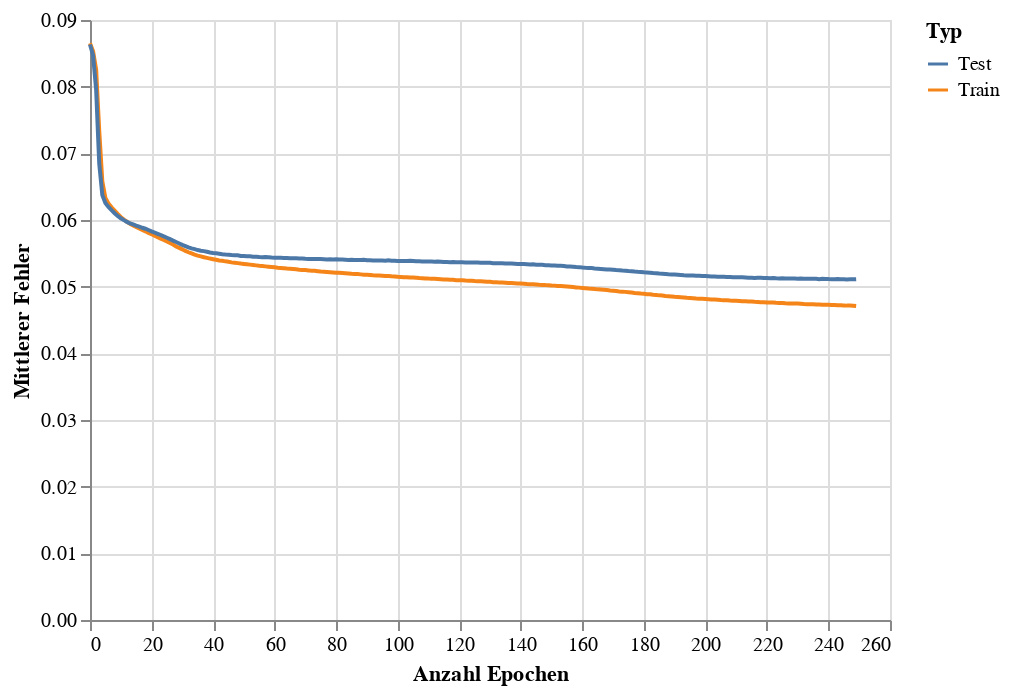

The code cell stored with this chart in its notebook:
### Code cell
train_eval_loss_chart = alt.Chart(loss_df).mark_line().encode(
    x = alt.X('Epoch', title='Anzahl Epochen'),
    y = alt.Y('Loss',title='Mittlerer Fehler'),
    color = alt.Color('Type',title='Typ')
)
train_eval_loss_chart

### Figure 1 — Vega-Lite specification as saved in the notebook (floating-point values rounded to 4 significant figures; data arrays with more than 128 entries replaced by an {"elided": "..."} marker saying what was removed)
{"config": {"view": {"continuousWidth": 400, "continuousHeight": 300}}, "data": {"name": "data-1950468d125e4deec6084ee56d3454d8"}, "mark": "line", "encoding": {"color": {"field": "Type", "title": "Typ", "type": "nominal"}, "x": {"field": "Epoch", "title": "Anzahl Epochen", "type": "quantitative"}, "y": {"field": "Loss", "title": "Mittlerer Fehler", "type": "quantitative"}}, "$schema": "https://vega.github.io/schema/vega-lite/v4.17.0.json", "datasets": {"data-1950468d125e4deec6084ee56d3454d8": {"elided": "500 records"}}}
